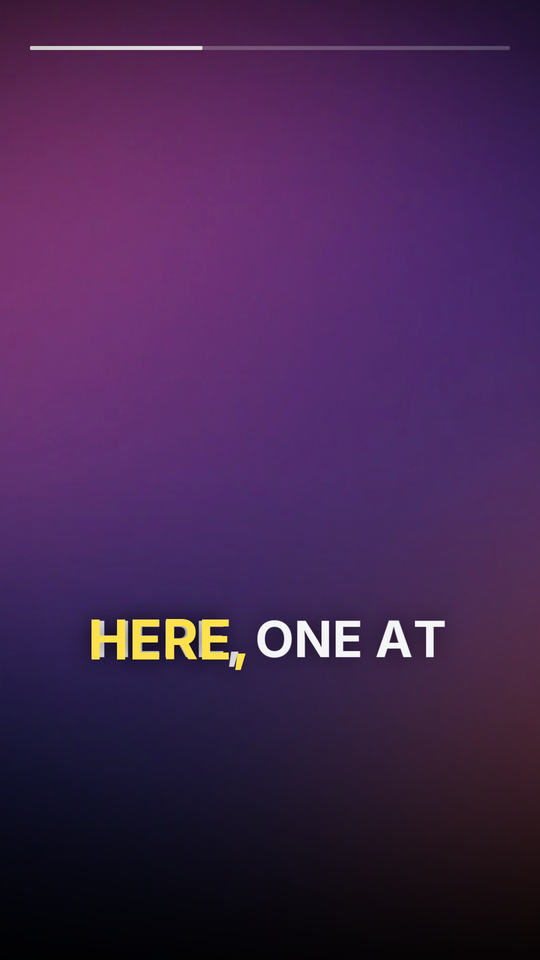
#> input picture templates/captions-vertical/thumbnail.png, 540 x 960 px; its folder holds only this picture in this run
$ python -i ocr_boxes.py   (imports and definitions only)
#> lines starting #> are read from the running program, lines starting #| are printed output that depends on the picture; after the words box and inside, x2 and y2 are one past the last pixel; in counts of white or black regions, pixels touching at a corner belong together
"""Where is the text, and what are the shapes, in a frame? A generic fallback for pixels Kurgu did not draw itself.

Text burned into a clip (footage, 3D/WebGL text, another tool's render) and flat graphics inside it have no layer `bounds` and no element map,
so an agent can only guess where they are. `read_frame` returns approximate boxes in image px; the agent should still LOOK (`kurgu frame`).

    read_frame(path) -> {"text": [{text, l, t, r, b, conf}],
                         "objects": [{kind, box:[l,t,r,b], conf, approx:True, source, color, shape?}],
                         "backend": {"text": ..., "objects": [...]}, "reason": ""}
    read_text(path)  -> just the text list (thin wrapper)

Backends, picked automatically, no pip installs:
  text    macOS Vision (VNRecognizeTextRequest, accurate, tr+en) through `osascript -l JavaScript`; Linux `tesseract` if installed;
          Windows: unavailable (reason says so).
  objects macOS Vision (objectness saliency + rectangle detection) and, everywhere, a pure numpy/PIL colour-region pass for flat graphics
          (circles, cards, arrows on plain or photo-like backgrounds; source "pixels").
It never raises: a missing backend gives empty lists and a `reason`. Results are cached by image hash (memory, and `cache_dir` on disk).

Wiring into the note payload (done by the integrator, not here): in `agent_notes.note_view`, where a mark has no sidecar `elements_under`, call
    import ocr_boxes
    for mv in out.get("marks", []): mv.setdefault("elements_under", ocr_boxes.things_under_mark(d, n, mv))
Every entry is `approx: True`."""
import hashlib
import json
import os
import re
import shutil
import subprocess
import sys
import tempfile
import unicodedata

VERSION = 2
MAX_OBJECTS = 25
MIN_AREA = 0.004          # fraction of the frame: smaller boxes are noise
IOU_DEDUPE = 0.6
_MEM = {}

# ----------------------------------------------------------------------------- macOS Vision through JXA (zero install)
_JXA = r"""
ObjC.import('Vision'); ObjC.import('Foundation');
function bx(o){var b=o.boundingBox;return [b.origin.x,b.origin.y,b.size.width,b.size.height];}
function run(argv){
  var url=$.NSURL.fileURLWithPath(argv[0]); var langs=argv[1].split(','); var wantObj=argv[2]==='1';
  var h=$.VNImageRequestHandler.alloc.initWithURLOptions(url,$({}));
  var tr=$.VNRecognizeTextRequest.alloc.init; tr.recognitionLevel=0; tr.usesLanguageCorrection=true; tr.recognitionLanguages=$(langs);
  var reqs=[tr], sal=null, rc=null;
  if(wantObj){
    sal=$.VNGenerateObjectnessBasedSaliencyImageRequest.alloc.init;
    rc=$.VNDetectRectanglesRequest.alloc.init; rc.maximumObservations=20; rc.minimumSize=0.02; rc.minimumAspectRatio=0.1; rc.minimumConfidence=0.3; rc.quadratureTolerance=30;
    reqs.push(sal); reqs.push(rc);
  }
  var err=Ref(); h.performRequestsError($(reqs),err);
  var out={text:[],sal:[],rect:[]};
  var res=tr.results;
  for(var i=0;res&&i<res.count;i++){var o=res.objectAtIndex(i);var c=o.topCandidates(1).objectAtIndex(0);
    out.text.push({text:ObjC.unwrap(c.string),conf:c.confidence,b:bx(o)});}
  if(sal){var r=sal.results; if(r&&r.count>0){var so=r.objectAtIndex(0).salientObjects;for(var i=0;so&&i<so.count;i++){out.sal.push(bx(so.objectAtIndex(i)));}}}
  if(rc){var rr=rc.results;for(var i=0;rr&&i<rr.count;i++){var o=rr.objectAtIndex(i);out.rect.push(bx(o).concat([o.confidence]));}}
  return JSON.stringify(out);
}
"""
_jxa_path = None


def _vision_available():
    return sys.platform == "darwin" and shutil.which("osascript") is not None


# [25 lines left out: functions _jxa_file, _vision_run, not called in this run]


def _norm_to_px(b, W, H):
    x, y, w, h = b[:4]
    return [x * W, (1 - y - h) * H, (x + w) * W, (1 - y) * H]


# ----------------------------------------------------------------------------- Linux: tesseract
# [30 lines left out: function _tesseract_run, not called in this run]


# ----------------------------------------------------------------------------- pure numpy/PIL: flat colour regions
def _hex(rgb):
    return "#%02x%02x%02x" % tuple(int(round(v)) for v in rgb)


def dominant_color(im, box):
    """Dominant colour (hex) inside box l,t,r,b of PIL image `im`: mode of a coarse histogram of a 32x32 sample, then the mean of that bin."""
    import numpy as np
    l, t, r, b = [int(round(v)) for v in box]
    l, t = max(0, l), max(0, t)
    r, b = min(im.width, max(r, l + 1)), min(im.height, max(b, t + 1))
    a = np.asarray(im.convert("RGB").crop((l, t, r, b)).resize((32, 32))).reshape(-1, 3).astype(int)
    q = a // 32
    key = q[:, 0] * 64 + q[:, 1] * 8 + q[:, 2]
    top = np.bincount(key).argmax()
    return _hex(a[key == top].mean(axis=0))


def _shape_hint(w, h, fill):
    """Rough shape from the box aspect and how much of the box the region fills (circle ~0.785, rect ~1)."""
    asp = w / h if h else 1
    if fill >= 0.88:
        return "square" if 0.85 <= asp <= 1.18 else "rect"
    if 0.7 <= fill <= 0.86 and 0.8 <= asp <= 1.25:
        return "circle"
    if 0.7 <= fill <= 0.86:
        return "ellipse"
    return "other"


def pixel_regions(im, min_area=MIN_AREA):
    """Flat colour regions that differ from the dominant flat background: [{box:[l,t,r,b], area, fill}] in image px. Works on a block grid,
    so photo-like noise (high variance inside a block) is ignored and only flat graphics remain."""
    import numpy as np
    from collections import deque
    a = np.asarray(im.convert("RGB")).astype(np.float32)
    H, W = a.shape[:2]
    f = max(2, W // 240)
    h2, w2 = H // f, W // f
    if h2 < 4 or w2 < 4:
        return []
    blk = a[:h2 * f, :w2 * f].reshape(h2, f, w2, f, 3)
    mean = blk.mean(axis=(1, 3))
    std = blk.std(axis=(1, 3)).max(axis=2)
    flat = std < 10
    q = (mean // 28).astype(np.int32)
    key = q[..., 0] * 10000 + q[..., 1] * 100 + q[..., 2]
    if flat.sum() < 10:
        return []
    border = np.zeros_like(flat)
    border[0, :] = border[-1, :] = border[:, 0] = border[:, -1] = True
    ks, cnt = np.unique(key[flat & border], return_counts=True)     # the background is the flat colour that touches the frame edge
    bg = ks[cnt.argmax()] if len(ks) and cnt.max() > 0.3 * (flat & border).sum() else None
    out = []
    seen = np.zeros_like(flat)
    ys, xs = np.nonzero(flat & ((key != bg) if bg is not None else True))
    for sy, sx in zip(ys, xs):
        if seen[sy, sx]:
            continue
        k0 = key[sy, sx]
        dq = deque([(sy, sx)]); seen[sy, sx] = True
        n, x0, y0, x1, y1 = 0, sx, sy, sx, sy
        while dq:
            y, x = dq.popleft()
            n += 1
            x0, x1, y0, y1 = min(x0, x), max(x1, x), min(y0, y), max(y1, y)
            for ny, nx in ((y - 1, x), (y + 1, x), (y, x - 1), (y, x + 1)):
                if 0 <= ny < h2 and 0 <= nx < w2 and not seen[ny, nx] and flat[ny, nx] and key[ny, nx] == k0:
                    seen[ny, nx] = True
                    dq.append((ny, nx))
        bw, bh = x1 - x0 + 1, y1 - y0 + 1
        if n * f * f < min_area * W * H or n * f * f > 0.8 * W * H:
            continue
        pad = f      # the block grid drops edge blocks (they straddle the border); give one block back on each side
        box = [max(0, x0 * f - pad // 2), max(0, y0 * f - pad // 2), min(W, (x1 + 1) * f + pad // 2), min(H, (y1 + 1) * f + pad // 2)]
        out.append({"box": [int(v) for v in box], "area": int(n * f * f), "fill": n / float(bw * bh)})
    return out


# ----------------------------------------------------------------------------- merging
def _iou(a, b):
    ix, iy = max(0, min(a[2], b[2]) - max(a[0], b[0])), max(0, min(a[3], b[3]) - max(a[1], b[1]))
    inter = ix * iy
    u = (a[2] - a[0]) * (a[3] - a[1]) + (b[2] - b[0]) * (b[3] - b[1]) - inter
    return inter / u if u > 0 else 0.0


def _covered(box, others):
    a = max(1.0, (box[2] - box[0]) * (box[3] - box[1]))
    return sum(max(0, min(box[2], o[2]) - max(box[0], o[0])) * max(0, min(box[3], o[3]) - max(box[1], o[1])) for o in others) / a


def dedupe(objs, cap=MAX_OBJECTS):
    keep = []
    for o in sorted(objs, key=lambda o: -o["conf"]):
        if all(_iou(o["box"], k["box"]) <= IOU_DEDUPE for k in keep):
            keep.append(o)
    return keep[:cap]


# [20 lines left out: function _edge_contrast, not called in this run]


def _objects(im, raw, text_boxes):
    import numpy as np
    arr = np.asarray(im)
    edge = np.concatenate([arr[::8, 0], arr[::8, -1], arr[0, ::8], arr[-1, ::8]]).astype(int)
    ek = (edge // 32) @ np.array([64, 8, 1])
    etop = np.bincount(ek).argmax()
    bg = edge[ek == etop].mean(axis=0) if (ek == etop).mean() > 0.5 else None      # flat frame edge = plain background
    W, H = im.size
    cand = []
    if raw:
        for b in raw.get("sal", []):
            cand.append(("object", _norm_to_px(b, W, H), 0.7, "vision"))
        for b in raw.get("rect", []):
            bw, bh = b[2], b[3]
            if bw < 0.02 or bh < 0.02 or bw * bh < MIN_AREA:
                continue
            px = _norm_to_px(b, W, H)
            hx = dominant_color(im, px)
            if bg is not None and abs(np.array([int(hx[1:3], 16), int(hx[3:5], 16), int(hx[5:7], 16)]) - bg).max() < 25:
                continue       # a "card" the colour of the plain background is text or a gap, not a shape
            if _edge_contrast(arr, px) >= 25:      # Vision proposes rectangles in texture too; keep those whose inside differs from their surround
                cand.append(("rect", px, min(0.9, float(b[4])), "vision"))
    for r in pixel_regions(im):
        if _covered(r["box"], text_boxes) > 0.6:
            continue
        cand.append(("shape", r["box"], 0.95, "pixels", _shape_hint(r["box"][2] - r["box"][0], r["box"][3] - r["box"][1], r["fill"])))
    objs = []
    for c in cand:
        box = [round(max(0, min(v, lim)), 1) for v, lim in zip(c[1], (W, H, W, H))]
        if box[2] - box[0] < 4 or box[3] - box[1] < 4:
            continue
        o = {"kind": c[0], "box": box, "conf": round(c[2], 3), "approx": True, "source": c[3], "color": dominant_color(im, box)}
        if len(c) > 4:
            o["shape"] = c[4]
        elif c[0] == "rect":
            o["shape"] = "rect"
        objs.append(o)
    return dedupe(objs)


# ----------------------------------------------------------------------------- public API
# [4 lines left out: function _user_cache, not called in this run]


def _key(path, langs, objects):
    h = hashlib.sha1()
    with open(path, "rb") as f:
        for chunk in iter(lambda: f.read(1 << 20), b""):
            h.update(chunk)
    h.update(f"|v{VERSION}|{','.join(langs)}|{int(objects)}".encode())
    return h.hexdigest()


def read_frame(image_path, langs=("tr", "en"), objects=True, cache_dir=None):
    """Text lines and object boxes of an image. Never raises; see the module docstring for the result shape."""
#> called with langs = ('tr', 'en'), objects = True
    empty = {"text": [], "objects": [], "backend": {"text": None, "objects": []}, "reason": ""}
    try:
        langs = tuple(langs)
        key = _key(image_path, langs, objects)
        if key in _MEM:
            return json.loads(json.dumps(_MEM[key]))
        disk = os.path.join(cache_dir, key + ".json") if cache_dir else None
        if disk and os.path.exists(disk):
            with open(disk, encoding="utf-8") as f:
                res = json.load(f)
            _MEM[key] = res
            return res
        from PIL import Image
        with Image.open(image_path) as im0:
#> im0 is the input picture: PIL image 540x960 RGB; mean R, G, B 68.6, 37.7, 81.8
            im = im0.convert("RGB")
        W, H = im.size
#> W = 540; H = 960
        res = json.loads(json.dumps(empty))
        reasons, raw = [], None
        path = image_path
        tmp = None
        if _vision_available():
            if not image_path.lower().endswith((".png", ".jpg", ".jpeg")):
                fd, tmp = tempfile.mkstemp(suffix=".png"); os.close(fd); im.save(tmp); path = tmp
            try:
                raw, why = _vision_run(os.path.abspath(path), langs, objects)
            finally:
                tmp and os.path.exists(tmp) and os.remove(tmp)
            if raw is not None:
                res["backend"]["text"] = "vision"
                if objects:
                    res["backend"]["objects"].append("vision")
                res["text"] = [{"text": e["text"], "l": round(b[0], 1), "t": round(b[1], 1), "r": round(b[2], 1), "b": round(b[3], 1), "conf": round(float(e["conf"]), 3)}
                               for e in raw["text"] for b in [_norm_to_px(e["b"], W, H)]]
            else:
                reasons.append(why)
        elif sys.platform.startswith("win"):
            reasons.append("text OCR unavailable on Windows (no zero-install backend); object/shape detection still works")
        if res["backend"]["text"] is None and not sys.platform.startswith("win"):
            if shutil.which("tesseract"):
                t, why = _tesseract_run(image_path, langs)
                if t is not None:
                    res["text"], res["backend"]["text"] = t, "tesseract"
                else:
                    reasons.append(why)
            elif not _vision_available():
                reasons.append("no OCR backend: install tesseract (e.g. `apt install tesseract-ocr tesseract-ocr-tur`)")
        if objects:
            try:
                tb = [[e["l"], e["t"], e["r"], e["b"]] for e in res["text"]]
                res["objects"] = _objects(im, raw, tb)
#> in _objects, `edge = np.concatenate([arr[::8, 0], arr[::8, -1], arr[0, ::8], arr[-1,..`: edge = 376 rows, first 8: [58, 24, 53], [61, 26, 55], [63, 25, 56], [66, 28, 59], [70, 28, 61], [72, 30, 63], [75, 31, 67], [78, 31, 69]
#> in _objects, `ek = (edge // 32) @ np.array([64, 8, 1])`: ek = 376 values, max 203 at index 19, min 0 at index 102, mean 82.51
#> in _objects, `etop = np.bincount(ek).argmax()`: etop = 0
#> in _objects, `bg = edge[ek == etop].mean(axis=0) if (ek == etop).mean() > 0.5 else N..`: bg = None
#> in pixel_regions, `H, W = a.shape[:2]`: H = 960; W = 540
#> in pixel_regions, `f = max(2, W // 240)`: f = 2
#> in pixel_regions, `h2, w2 = H // f, W // f`: h2 = 480; w2 = 270
#> in pixel_regions, `std = blk.std(axis=(1, 3)).max(axis=2)`:
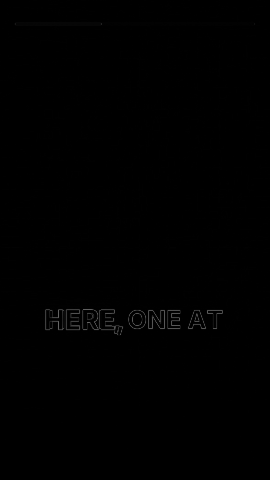
#> std: shape (480, 270) float32; min 0, max 101.8, mean 0.9
#> in pixel_regions, `flat = std < 10`:
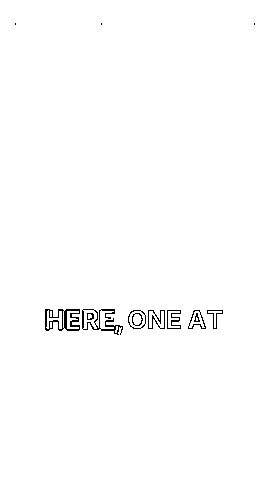
#> flat: shape (480, 270) bool; 99.1% white; black in thin lines or dots, all inside (x1, y1, x2, y2) = (15, 23, 255, 335)
#> the loop in _objects, `for r in pixel_regions(im):` made 23 passes
#> (r, a in _covered, asp in _shape_hint) on passes 1 to 9: ({'box': [0, 0, 395, 75], 'area': 12532, 'fill': 0.43}, 29625, 5.27), ({'box': [207, 0, 419, 47], 'area': 3204, 'fill': 0.332}, 9964, 4.51), ({'box': [333, 0, 540, 123], 'area': 9428, 'fill': 0.375}, 25461, 1.68), ({'box': [435, 0, 540, 45], 'area': 2364, 'fill': 0.517}, 4725, 2.33), ({'box': [0, 49, 191, 99], 'area': 3836, 'fill': 0.421}, 9550, 3.82), ({'box': [201, 49, 511, 125], 'area': 5244, 'fill': 0.23}, 23560, 4.08), ({'box': [0, 55, 411, 237], 'area': 36936, 'fill': 0.5}, 74802, 2.26), ({'box': [0, 55, 540, 617], 'area': 126888, 'fill': 0.42}, 303480, 0.961), ({'box': [0, 149, 165, 255], 'area': 7932, 'fill': 0.465}, 17490, 1.56)
#> after the loop in _objects, `for r in pixel_regions(im):`: cand = 23 items
#> the loop in _objects, `for c in cand:` made 23 passes
#> (c, l in dominant_color, t in dominant_color, r in dominant_color, b in dominant_color, top in dominant_color) on passes 1 to 8: (('shape', [0, 0, 395, 75], 0.95, 'pixels', 'other'), 0, 0, 395, 75, 138), (('shape', [207, 0, 419, 47], 0.95, 'pixels', 'other'), 207, 0, 419, 47, 130), (('shape', [333, 0, 540, 123], 0.95, 'pixels', 'other'), 333, 0, 540, 123, 66), (('shape', [435, 0, 540, 45], 0.95, 'pixels', 'other'), 435, 0, 540, 45, 65), (('shape', [0, 49, 191, 99], 0.95, 'pixels', 'other'), 0, 49, 191, 99, 138), (('shape', [201, 49, 511, 125], 0.95, 'pixels', 'other'), 201, 49, 511, 125, 138), (('shape', [0, 55, 411, 237], 0.95, 'pixels', 'other'), 0, 55, 411, 237, 203), (('shape', [0, 55, 540, 617], 0.95, 'pixels', 'other'), 0, 55, 540, 617, 139)
#> the loop in dedupe, `for o in sorted(objs, key=lambda o: -o["conf"]):` made 23 passes
                res["backend"]["objects"].append("pixels")
            except Exception as e:      # never fail the caller
                reasons.append(f"pixel detection failed: {e}")
        res["size"] = [W, H]
        res["reason"] = "; ".join(r for r in reasons if r)
        if res["text"] or res["objects"] or not res["reason"]:
            _MEM[key] = res
            if disk:
                os.makedirs(cache_dir, exist_ok=True)
                with open(disk, "w", encoding="utf-8") as f:
                    json.dump(res, f, ensure_ascii=False)
        return json.loads(json.dumps(res))
    except Exception as e:
        empty["reason"] = f"detection failed: {e}"
        return empty


def read_text(image_path, langs=("tr", "en"), cache_dir=None):
    """[{text, l, t, r, b, conf}] in image px, or []. Use read_frame to also get the reason."""
    return read_frame(image_path, langs, objects=False, cache_dir=cache_dir)["text"]


# [63 lines left out: functions fold, _mark_box, things_under_mark, not called in this run]


def text_under_mark(project_dir, note, mark):
    """Only the text lines of things_under_mark."""
    return [t for t in things_under_mark(project_dir, note, mark) if "text" in t]


# ----------------------------------------------------------------------------- CLI body (called from kurgu_cli)
# [109 lines left out: functions _layer_frame, detect_project, detect_parser, detect_main, format_detect, not called in this run]

>>> result = read_frame('templates/captions-vertical/thumbnail.png')
